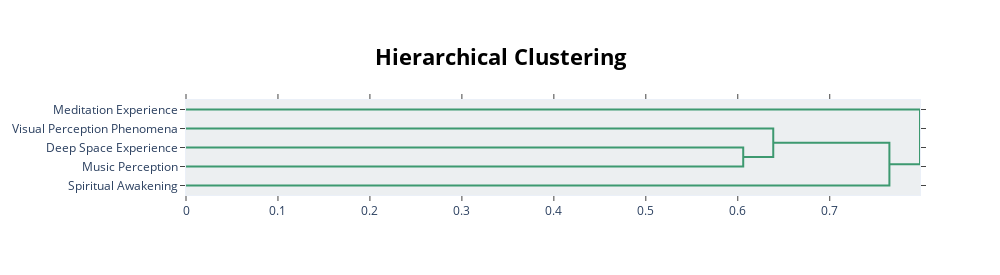

Write notebook code for a chart like this one.
### Code cell
hierarchy_vis = topic_model.visualize_hierarchy(custom_labels=True, color_threshold=.9)
hierarchy_vis

### Figure 1 — Plotly figure (JSON) as saved in the notebook; plotly's stock layout.template omitted (floating-point values rounded to 4 significant figures)
{"data": [{"hoverinfo": "text", "marker": {"color": "rgb(61,153,112)"}, "mode": "lines", "type": "scatter", "x": [0, 0.6059, 0.6059, 0], "xaxis": "x", "y": [-25, -25, -35, -35], "yaxis": "y"}, {"hoverinfo": "text", "marker": {"color": "rgb(61,153,112)"}, "mode": "lines", "type": "scatter", "x": [0, 0.6386, 0.6386, 0.6059], "xaxis": "x", "y": [-15, -15, -30, -30], "yaxis": "y"}, {"hoverinfo": "text", "marker": {"color": "rgb(61,153,112)"}, "mode": "lines", "type": "scatter", "x": [0.6386, 0.7649, 0.7649, 0], "xaxis": "x", "y": [-22.5, -22.5, -45, -45], "yaxis": "y"}, {"hoverinfo": "text", "marker": {"color": "rgb(61,153,112)"}, "mode": "lines", "type": "scatter", "x": [0, 0.7982, 0.7982, 0.7649], "xaxis": "x", "y": [-5, -5, -33.75, -33.75], "yaxis": "y"}], "layout": {"autosize": false, "height": 275, "hoverlabel": {"bgcolor": "white", "font": {"family": "Rockwell", "size": 16}}, "hovermode": "closest", "plot_bgcolor": "#ECEFF1", "showlegend": false, "title": {"font": {"color": "Black", "size": 22}, "text": "<b>Hierarchical Clustering</b>", "x": 0.5, "xanchor": "center", "yanchor": "top"}, "width": 1000, "xaxis": {"mirror": "allticks", "rangemode": "tozero", "showgrid": false, "showline": true, "showticklabels": true, "ticks": "outside", "type": "linear", "zeroline": false}, "yaxis": {"mirror": "allticks", "range": [-50, 0], "rangemode": "tozero", "showgrid": false, "showline": true, "showticklabels": true, "tickmode": "array", "ticks": "outside", "ticktext": ["Meditation Experience", "Visual Perception Phenomena", "Deep Space Experience", "Music Perception", "Spiritual Awakening"], "tickvals": [-5, -15, -25, -35, -45], "type": "linear", "zeroline": false}}}
